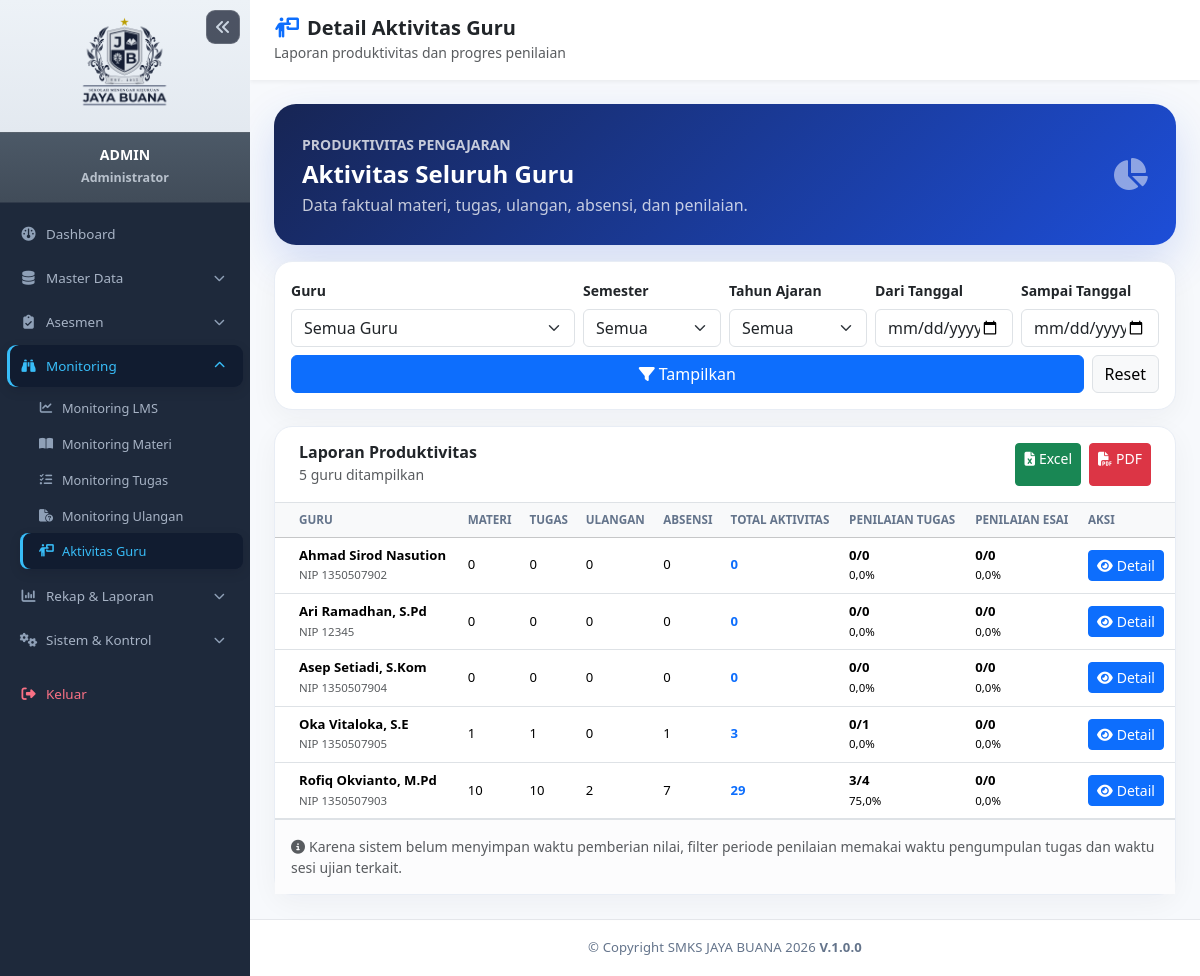
The app's page /admin/aktivitas_guru.php (signed in) with its own data.
### tables this page shows
CREATE TABLE `guru` (
  `id` int(10) UNSIGNED NOT NULL,
  `user_id` int(10) UNSIGNED NOT NULL,
  `nip` varchar(30) DEFAULT NULL,
  `nama_lengkap` varchar(100) NOT NULL,
  `email` varchar(100) DEFAULT NULL,
  `created_at` timestamp NULL DEFAULT current_timestamp()
);

### config/helper.php (called while the page is built, shortened)
<?php
function sanitize($data) {
    return htmlspecialchars(trim($data), ENT_QUOTES, 'UTF-8');
}

### admin/aktivitas_guru.php (the view, shortened to what this page needs)
<?php
require_once __DIR__.'/../config/session.php';require_once __DIR__.'/../config/auth.php';require_once __DIR__.'/../config/database.php';require_once __DIR__.'/../config/helper.php';
check_access([1]);$db=Database::getInstance();
$guru_id=(int)($_GET['guru_id']??0);$semester=in_array($_GET['semester']??'',['Ganjil','Genap'],true)?$_GET['semester']:'';
$tahun=trim($_GET['tahun_ajaran']??'');$mulai=trim($_GET['tanggal_mulai']??'');$akhir=trim($_GET['tanggal_akhir']??'');
$event_where=[];$params=[];
$event_where_sql=$event_where?' WHERE '.implode(' AND ',$event_where):'';
$aggregate="SELECT e.guru_id,SUM(e.jenis='materi') materi,SUM(e.jenis='tugas') tugas,SUM(e.jenis='ujian') ujian,SUM(e.jenis='absensi') absensi,SUM(e.jenis='pengumpulan') pengumpulan,SUM(e.jenis='nilai_tugas') nilai_tugas,SUM(e.jenis='esai_jawaban') esai_jawaban,SUM(e.jenis='nilai_esai') nilai_esai FROM ($ledger) e $event_where_sql GROUP BY e.guru_id";
$sql="SELECT g.id,g.nip,g.nama_lengkap,COALESCE(a.materi,0) materi,COALESCE(a.tugas,0) tugas,COALESCE(a.ujian,0) ujian,COALESCE(a.absensi,0) absensi,COALESCE(a.pengumpulan,0) pengumpulan,COALESCE(a.nilai_tugas,0) nilai_tugas,COALESCE(a.esai_jawaban,0) esai_jawaban,COALESCE(a.nilai_esai,0) nilai_esai FROM guru g LEFT JOIN ($aggregate) a ON a.guru_id=g.id";
$outer_params=$params;if($guru_id){$sql.=' WHERE g.id=?';$outer_params[]=$guru_id;}$sql.=' ORDER BY g.nama_lengkap';
$stmt=$db->prepare($sql);$stmt->execute($outer_params);$laporan=$stmt->fetchAll();
$query_state=['guru_id'=>$guru_id,'semester'=>$semester,'tahun_ajaran'=>$tahun,'tanggal_mulai'=>$mulai,'tanggal_akhir'=>$akhir];
require_once __DIR__.'/../includes/header.php';require_once __DIR__.'/../includes/sidebar.php';
?>
<div id="page-content-wrapper" class="teacher-activity-page"><nav class="navbar top-navbar px-3 px-md-4 py-3"><div><h5 class="fw-bold mb-0"><i class="fa-solid fa-person-chalkboard text-primary me-2"></i>Detail Aktivitas Guru</h5><small class="text-muted">Laporan produktivitas dan progres penilaian</small></div></nav><main class="container-fluid activity-content p-3 p-md-4">
<section class="activity-hero mb-3"><div class="d-flex justify-content-between align-items-center"><div><small class="text-uppercase fw-semibold opacity-75">Produktivitas Pengajaran</small><h2 class="h4 fw-bold my-1">Aktivitas Seluruh Guru</h2><p class="mb-0 opacity-75">Data faktual materi, tugas, ulangan, absensi, dan penilaian.</p></div><i class="fa-solid fa-chart-pie fa-2x opacity-50"></i></div></section>
<section class="card activity-card mb-3"><div class="card-body p-3"><form method="get" class="row g-2 align-items-end"><div class="col-md-4"><label class="form-label small fw-semibold">Guru</label><select name="guru_id" class="form-select"><option value="0">Semua Guru</option><?php foreach($guru_list as $g): ?><option value="<?= (int)$g['id'] ?>" <?= $guru_id===(int)$g['id']?'selected':'' ?>><?= sanitize($g['nama_lengkap']) ?></option><?php endforeach ?></select></div><div class="col-6 col-md-2"><label class="form-label small fw-semibold">Semester</label><select name="semester" class="form-select"><option value="">Semua</option><option <?= $semester==='Ganjil'?'selected':'' ?>>Ganjil</option><option <?= $semester==='Genap'?'selected':'' ?>>Genap</option></select></div><div class="col-6 col-md-2"><label class="form-label small fw-semibold">Tahun Ajaran</label><select name="tahun_ajaran" class="form-select"><option value="">Semua</option><?php foreach($tahun_list as $r): ?><option value="<?= sanitize($r) ?>" <?= $tahun===$r?'selected':'' ?>><?= sanitize($r) ?></option><?php endforeach ?></select></div><div class="col-6 col-md-2"><label class="form-label small fw-semibold">Dari Tanggal</label><input type="date" name="tanggal_mulai" value="<?= sanitize($mulai) ?>" class="form-control"></div><div class="col-6 col-md-2"><label class="form-label small fw-semibold">Sampai Tanggal</label><input type="date" name="tanggal_akhir" value="<?= sanitize($akhir) ?>" class="form-control"></div><div class="col-12 d-flex gap-2"><button class="btn btn-primary flex-grow-1"><i class="fa-solid fa-filter me-1"></i>Tampilkan</button><a href="aktivitas_guru.php" class="btn btn-light border">Reset</a></div></form></div></section>
<section class="card activity-card"><div class="card-body p-0"><div class="d-flex flex-wrap justify-content-between gap-2 px-3 px-md-4 py-3 border-bottom"><div><h6 class="fw-bold mb-0">Laporan Produktivitas</h6><small class="text-muted"><?= count($laporan) ?> guru ditampilkan</small></div><div class="d-flex gap-2"><a class="btn btn-sm btn-success" href="?<?= http_build_query(array_merge($query_state,['format'=>'excel'])) ?>"><i class="fa-solid fa-file-excel me-1"></i>Excel</a><a class="btn btn-sm btn-danger" href="?<?= http_build_query(array_merge($query_state,['format'=>'pdf'])) ?>"><i class="fa-solid fa-file-pdf me-1"></i>PDF</a></div></div><div class="table-responsive"><table class="table activity-table table-hover mb-0"><thead class="table-light"><tr><th class="ps-4">Guru</th><th>Materi</th><th>Tugas</th><th>Ulangan</th><th>Absensi</th><th>Total Aktivitas</th><th>Penilaian Tugas</th><th>Penilaian Esai</th><th>Aksi</th></tr></thead><tbody>
<?php foreach($laporan as $r): ?><tr><td class="ps-4"><strong><?= sanitize($r['nama_lengkap']) ?></strong><br><small class="text-muted">NIP <?= sanitize($r['nip']?:'-') ?></small></td><td><?= (int)$r['materi'] ?></td><td><?= (int)$r['tugas'] ?></td><td><?= (int)$r['ujian'] ?></td><td><?= (int)$r['absensi'] ?></td><td><strong class="text-primary"><?= (int)$r['total_konten'] ?></strong></td><td><strong><?= (int)$r['nilai_tugas'] ?>/<?= (int)$r['pengumpulan'] ?></strong><br><small><?= number_format($r['progres_tugas'],1,',','.') ?>%</small></td><td><strong><?= (int)$r['nilai_esai'] ?>/<?= (int)$r['esai_jawaban'] ?></strong><br><small><?= number_format($r['progres_esai'],1,',','.') ?>%</small></td><td><a href="?<?= http_build_query(array_merge($query_state,['guru_id'=>(int)$r['id']])) ?>#detailAktivitas" class="btn btn-sm btn-primary"><i class="fa-solid fa-eye me-1"></i>Detail</a></td></tr><?php endforeach ?><?php if(!$laporan): ?><tr><td colspan="9" class="text-center text-muted py-5">Tidak ada guru sesuai filter.</td></tr><?php endif ?></tbody></table></div><div class="alert alert-light border-0 border-top rounded-0 mb-0 small text-muted"><i class="fa-solid fa-circle-info me-1"></i>Karena sistem belum menyimpan waktu pemberian nilai, filter periode penilaian memakai waktu pengumpulan tugas dan waktu sesi ujian terkait.</div></div></section>
</main></div><?php require_once __DIR__.'/../includes/footer.php'; ?>

### includes/header.php (style rules this page uses)
:root { --sidebar-width: 250px; }
body { background-color: #f4f6f9; font-family: 'Segoe UI', Tahoma, Geneva, Verdana, sans-serif; }
#page-content-wrapper { flex-grow: 1; overflow-y: auto; }
.top-navbar { background: #ffffff; box-shadow: 0 2px 4px rgba(0,0,0,0.05); }

### admin/aktivitas_guru.php (style rules this page uses)
.teacher-activity-page { background:#f7f9fc;min-width:0 }
.activity-content { max-width:1400px;margin:auto }
.activity-hero { background:linear-gradient(135deg,#172554,#1d4ed8);color:#fff;border-radius:22px;padding:28px;box-shadow:0 18px 44px rgba(29,78,216,.17) }
.activity-card { border:1px solid #e8edf5!important;border-radius:18px!important;box-shadow:0 8px 28px rgba(15,23,42,.045)!important }
.activity-table th { white-space:nowrap;font-size:.73rem;text-transform:uppercase;color:#64748b }
.activity-table td { font-size:.82rem;vertical-align:middle }

### includes/footer.php (style rules this page uses)
#page-content-wrapper { display: flex; flex-direction: column; }

### records on screen
guru: nama_lengkap "Ahmad Sirod Nasution", nip "1350507902", materi "0", tugas "0", ujian "0", absensi "0", total_konten "0", nilai_tugas "0", pengumpulan "0", progres_tugas "0,0", nilai_esai "0", esai_jawaban "0", progres_esai "0,0"
guru: nama_lengkap "Ari Ramadhan, S.Pd", nip "12345", materi "0", tugas "0", ujian "0", absensi "0", total_konten "0", nilai_tugas "0", pengumpulan "0", progres_tugas "0,0", nilai_esai "0", esai_jawaban "0", progres_esai "0,0"
guru: nama_lengkap "Asep Setiadi, S.Kom", nip "1350507904", materi "0", tugas "0", ujian "0", absensi "0", total_konten "0", nilai_tugas "0", pengumpulan "0", progres_tugas "0,0", nilai_esai "0", esai_jawaban "0", progres_esai "0,0"
guru: nama_lengkap "Oka Vitaloka, S.E", nip "1350507905", materi "1", tugas "1", ujian "0", absensi "1", total_konten "3", nilai_tugas "0", pengumpulan "1", progres_tugas "0,0", nilai_esai "0", esai_jawaban "0", progres_esai "0,0"
guru: nama_lengkap "Rofiq Okvianto, M.Pd", nip "1350507903", materi "10", tugas "10", ujian "2", absensi "7", total_konten "29", nilai_tugas "3", pengumpulan "4", progres_tugas "75,0", nilai_esai "0", esai_jawaban "0", progres_esai "0,0"

### other values on screen
$sidebar_profile_name "ADMIN"
$sidebar_profile_role "Administrator"
count($laporan) "5"
